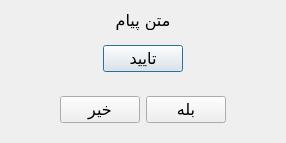
<?xml version="1.0" encoding="UTF-8"?>
<ui version="4.0">
 <class>MessageDialog</class>
 <widget class="QDialog" name="MessageDialog">
  <property name="geometry">
   <rect>
    <x>0</x>
    <y>0</y>
    <width>204</width>
    <height>154</height>
   </rect>
  </property>
  <property name="font">
   <font>
    <family>B Nazanin</family>
    <pointsize>12</pointsize>
   </font>
  </property>
  <property name="windowTitle">
   <string>پیام</string>
  </property>
  <property name="layoutDirection">
   <enum>Qt::RightToLeft</enum>
  </property>
  <property name="locale">
   <locale language="Persian" country="Iran"/>
  </property>
  <layout class="QVBoxLayout" name="verticalLayout">
   <property name="sizeConstraint">
    <enum>QLayout::SetFixedSize</enum>
   </property>
   <item>
    <widget class="QLabel" name="lbl_message">
     <property name="text">
      <string>متن پیام</string>
     </property>
     <property name="alignment">
      <set>Qt::AlignCenter</set>
     </property>
    </widget>
   </item>
   <item>
    <widget class="QWidget" name="wgt_message_buttons" native="true">
     <layout class="QHBoxLayout" name="horizontalLayout">
      <item>
       <spacer name="horizontalSpacer">
        <property name="orientation">
         <enum>Qt::Horizontal</enum>
        </property>
        <property name="sizeHint" stdset="0">
         <size>
          <width>40</width>
          <height>20</height>
         </size>
        </property>
       </spacer>
      </item>
      <item>
       <widget class="QPushButton" name="btn_confirm">
        <property name="text">
         <string>تایید</string>
        </property>
       </widget>
      </item>
      <item>
       <spacer name="horizontalSpacer_2">
        <property name="orientation">
         <enum>Qt::Horizontal</enum>
        </property>
        <property name="sizeHint" stdset="0">
         <size>
          <width>40</width>
          <height>20</height>
         </size>
        </property>
       </spacer>
      </item>
     </layout>
    </widget>
   </item>
   <item>
    <widget class="QWidget" name="wgt_question_buttons" native="true">
     <layout class="QHBoxLayout" name="horizontalLayout_2">
      <item>
       <spacer name="horizontalSpacer_3">
        <property name="orientation">
         <enum>Qt::Horizontal</enum>
        </property>
        <property name="sizeHint" stdset="0">
         <size>
          <width>40</width>
          <height>20</height>
         </size>
        </property>
       </spacer>
      </item>
      <item>
       <widget class="QPushButton" name="btn_yes">
        <property name="text">
         <string>بله</string>
        </property>
       </widget>
      </item>
      <item>
       <widget class="QPushButton" name="btn_no">
        <property name="text">
         <string>خیر</string>
        </property>
       </widget>
      </item>
      <item>
       <spacer name="horizontalSpacer_4">
        <property name="orientation">
         <enum>Qt::Horizontal</enum>
        </property>
        <property name="sizeHint" stdset="0">
         <size>
          <width>40</width>
          <height>20</height>
         </size>
        </property>
       </spacer>
      </item>
     </layout>
    </widget>
   </item>
  </layout>
 </widget>
 <resources/>
 <connections/>
</ui>
